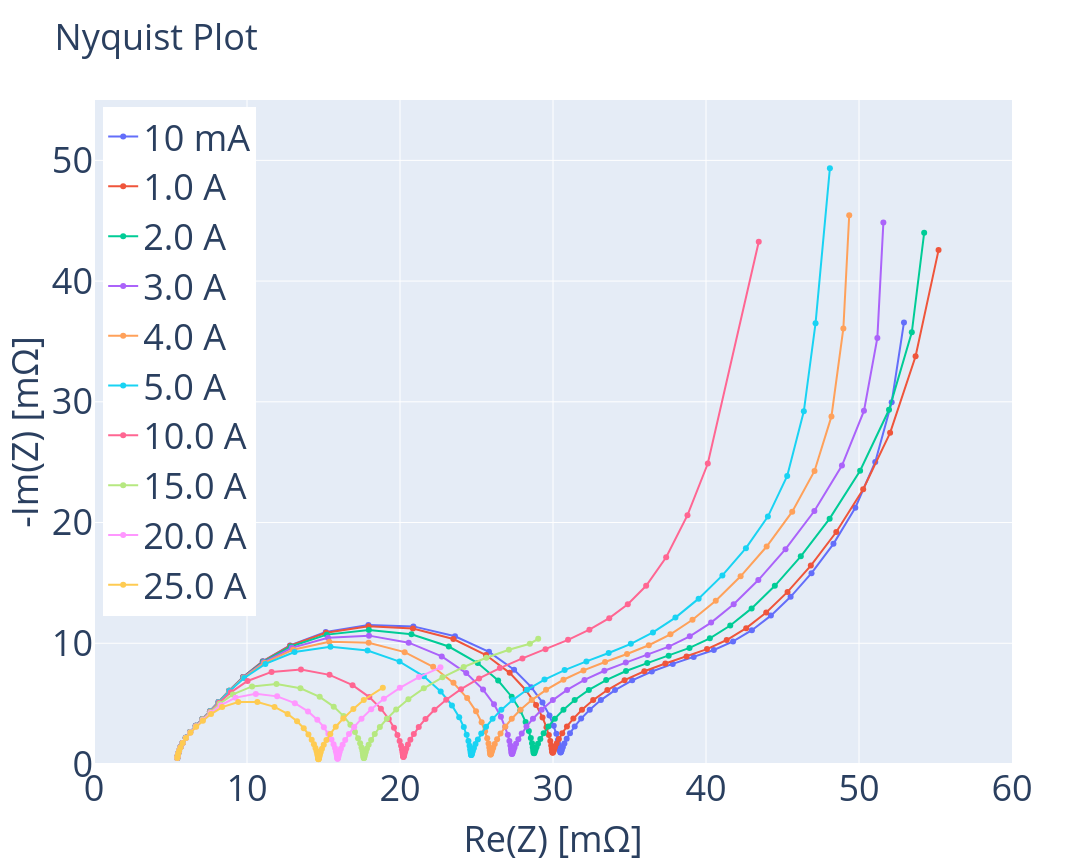

The notebook cell saved with this chart:
### Code cell
plot_nyquist_filtered(list(results.values()))
